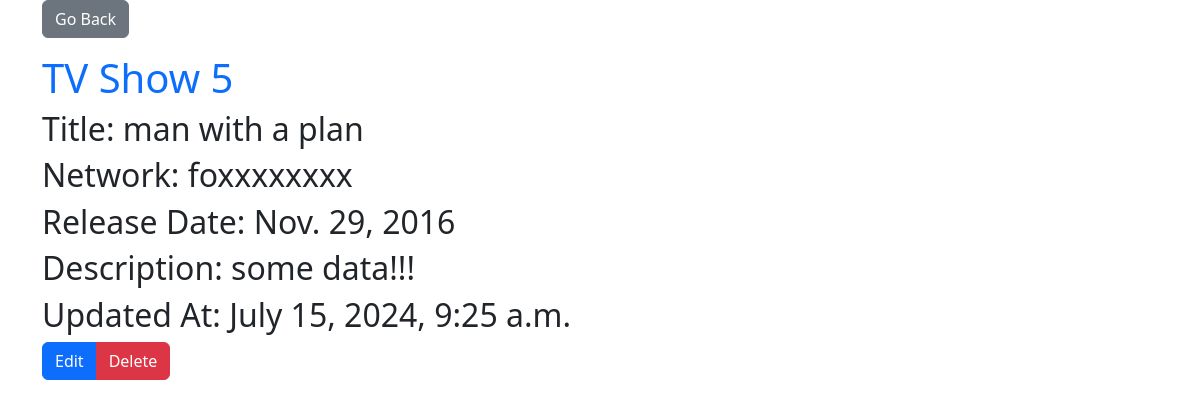
Screenshot of /shows/5 with the database file from the repository.
### myapp/models.py (models this page shows)
class Show(models.Model):
    title = models.CharField(max_length=255)
    network = models.CharField(max_length=255)
    release_date = models.DateField()
    description = models.TextField()
    created_at = models.DateTimeField(auto_now_add=True)
    updated_at  = models.DateTimeField(auto_now=True)
    objects = ShowManager()

### myapp/views.py (the view)
# urls.py: path('shows/<int:id>',views.show_details,name= 'show_details'),
def show_details(request,id):
    context = {
        'show' : models.getid(id=id)
    }
    return render(request,'show-details.html',context)

### myapp/models.py (called while the page is built)
def getid(id):
    showid =Show.objects.get(id = id)
    return showid

### myapp/templates/show-details.html (shortened to what this page needs)
<!DOCTYPE html>
<html lang="en">
<head>
    <link rel="stylesheet" href="https://cdn.jsdelivr.net/npm/bootstrap@5.3.3/dist/css/bootstrap.min.css">
</head>
<body>
    <div class="container">
        <a href="/shows" class="btn btn-secondary mb-3">Go Back</a>
        <h1 class="text-primary">TV Show {{ show.id }}</h1>
        <h2>Title: <span class="fw-normal">{{ show.title }}</span></h2>
        <h2>Network: <span class="fw-normal">{{ show.network }}</span></h2>
        <h2>Release Date: <span class="fw-normal">{{ show.release_date }}</span></h2>
        <h2>Description: <span class="fw-normal">{{ show.description }}</span></h2>
        <h2>Updated At: <span class="fw-normal">{{ show.updated_at }}</span></h2>
        <div class="btn-group" role="group">
            <a href="/shows/{{show.id}}/edit" class="btn btn-primary">Edit</a>
            <a href="/shows/{{ show.id }}/delete" class="btn btn-danger">Delete</a>
        </div>
    </div>
</body>
</html>

### rows the page displays
Show: id "5", title "man with a plan", network "foxxxxxxxx", release_date "Nov. 29, 2016", description "some data!!!", updated_at "July 15, 2024, 9:25 a.m."
